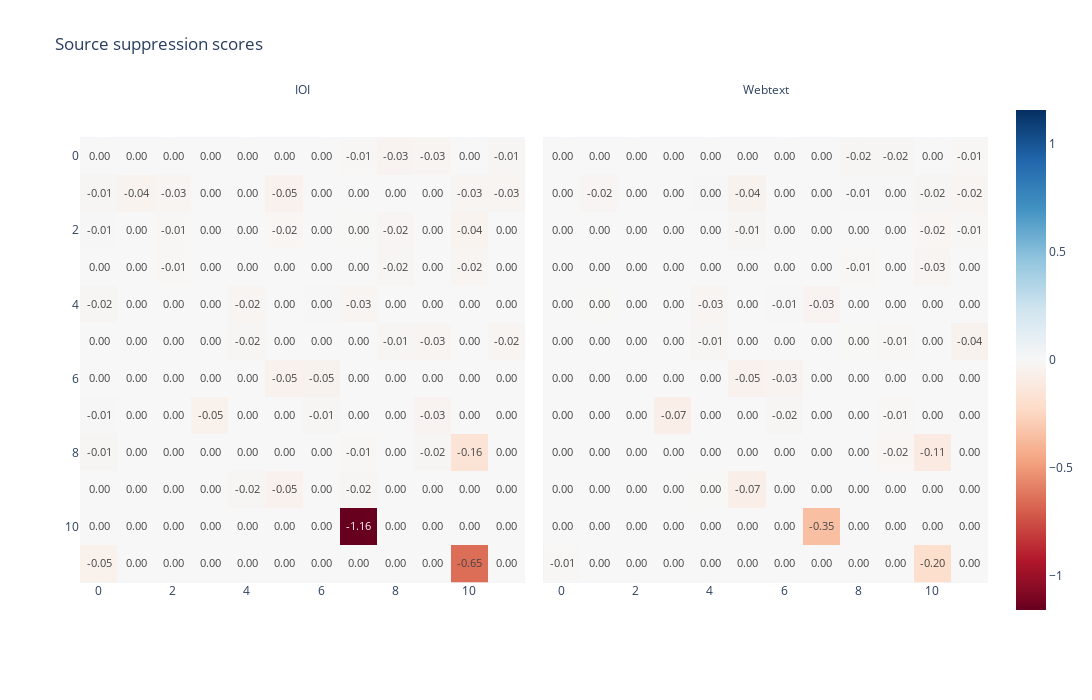

Here is the notebook cell this chart was saved with:
### Code cell
imshow(
    t.stack([all_results * (all_results < 0), all_results_2 * (all_results_2 < 0)]),
    facet_col=0,
    facet_labels=["IOI", "Webtext"],
    height=700, 
    width=1500, 
    title="Source suppression scores",
    text_auto=".2f"
)

### Figure 1 — Plotly figure (JSON) as saved in the notebook; plotly's stock layout.template omitted (floating-point values rounded to 4 significant figures; data arrays with more than 128 entries replaced by an {"elided": "..."} marker saying what was removed)
{"data": [{"coloraxis": "coloraxis", "hovertemplate": "x: %{x}<br>y: %{y}<br>color: %{z}<extra></extra>", "name": "0", "texttemplate": "%{z:.2f}", "type": "heatmap", "xaxis": "x", "yaxis": "y", "z": {"elided": "12x12 float values"}}, {"coloraxis": "coloraxis", "hovertemplate": "x: %{x}<br>y: %{y}<br>color: %{z}<extra></extra>", "name": "1", "texttemplate": "%{z:.2f}", "type": "heatmap", "xaxis": "x2", "yaxis": "y2", "z": {"elided": "12x12 float values"}}], "layout": {"annotations": [{"font": {}, "showarrow": false, "text": "IOI", "x": 0.245, "xanchor": "center", "xref": "paper", "y": 1, "yanchor": "bottom", "yref": "paper"}, {"font": {}, "showarrow": false, "text": "Webtext", "x": 0.755, "xanchor": "center", "xref": "paper", "y": 1, "yanchor": "bottom", "yref": "paper"}], "coloraxis": {"cmid": 0, "colorscale": [[0, "rgb(103,0,31)"], [0.1, "rgb(178,24,43)"], [0.2, "rgb(214,96,77)"], [0.3, "rgb(244,165,130)"], [0.4, "rgb(253,219,199)"], [0.5, "rgb(247,247,247)"], [0.6, "rgb(209,229,240)"], [0.7, "rgb(146,197,222)"], [0.8, "rgb(67,147,195)"], [0.9, "rgb(33,102,172)"], [1, "rgb(5,48,97)"]]}, "height": 700, "modebar": {"add": ["drawline", "drawopenpath", "drawclosedpath", "drawcircle", "drawrect", "eraseshape"]}, "title": {"text": "Source suppression scores"}, "width": 1500, "xaxis": {"anchor": "y", "constrain": "domain", "domain": [0, 0.49], "scaleanchor": "y"}, "xaxis2": {"anchor": "y2", "domain": [0.51, 1], "matches": "x"}, "yaxis": {"anchor": "x", "autorange": "reversed", "constrain": "domain", "domain": [0, 1]}, "yaxis2": {"anchor": "x2", "domain": [0, 1], "matches": "y", "showticklabels": false}}}
